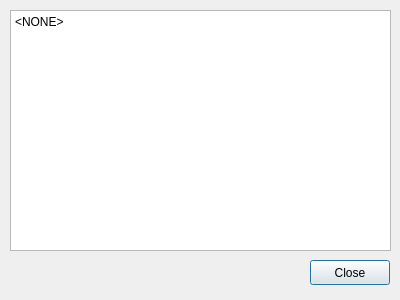
<?xml version="1.0" encoding="UTF-8"?>
<ui version="4.0">
 <class>DialogInformation</class>
 <widget class="QDialog" name="DialogInformation">
  <property name="geometry">
   <rect>
    <x>0</x>
    <y>0</y>
    <width>400</width>
    <height>300</height>
   </rect>
  </property>
  <property name="windowTitle">
   <string>Dialog</string>
  </property>
  <widget class="QPushButton" name="pushButton_Close">
   <property name="geometry">
    <rect>
     <x>310</x>
     <y>260</y>
     <width>80</width>
     <height>25</height>
    </rect>
   </property>
   <property name="text">
    <string>Close</string>
   </property>
  </widget>
  <widget class="QTextEdit" name="textEdit">
   <property name="geometry">
    <rect>
     <x>10</x>
     <y>10</y>
     <width>381</width>
     <height>241</height>
    </rect>
   </property>
   <property name="readOnly">
    <bool>true</bool>
   </property>
   <property name="html">
    <string>&lt;!DOCTYPE HTML PUBLIC &quot;-//W3C//DTD HTML 4.0//EN&quot; &quot;http://www.w3.org/TR/REC-html40/strict.dtd&quot;&gt;
&lt;html&gt;&lt;head&gt;&lt;meta name=&quot;qrichtext&quot; content=&quot;1&quot; /&gt;&lt;meta charset=&quot;utf-8&quot; /&gt;&lt;style type=&quot;text/css&quot;&gt;
p, li { white-space: pre-wrap; }
hr { height: 1px; border-width: 0; }
li.unchecked::marker { content: &quot;\2610&quot;; }
li.checked::marker { content: &quot;\2612&quot;; }
&lt;/style&gt;&lt;/head&gt;&lt;body style=&quot; font-family:'Sans Serif'; font-size:9pt; font-weight:400; font-style:normal;&quot;&gt;
&lt;p style=&quot; margin-top:0px; margin-bottom:0px; margin-left:0px; margin-right:0px; -qt-block-indent:0; text-indent:0px;&quot;&gt;&amp;lt;NONE&amp;gt;&lt;/p&gt;&lt;/body&gt;&lt;/html&gt;</string>
   </property>
  </widget>
 </widget>
 <resources/>
 <connections/>
</ui>
